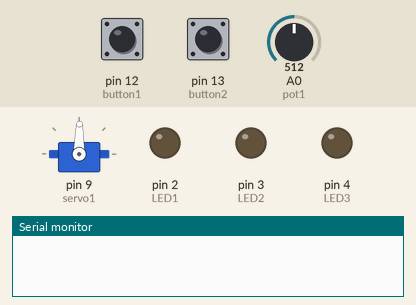
A sketch run on a simulated Arduino Uno, built with avr-gcc and run on an emulated ATmega328P. Shown: servo, output pins drawn as LEDs (lit = HIGH), the last lines printed to the serial monitor. The inputs (shaded band) are chosen by the test bench; at power-on: pin 12 (button1) LOW, A0 (pot1) = 512, pin 13 (button2) LOW.

Above: at 1.3 s.
1.4 s: pin 12 (button1) pulled HIGH for 3.2 s
At 3.2 s:
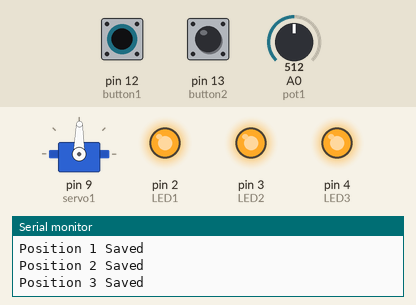
6.1 s: A0 (pot1) set to 716
At 7.5 s:
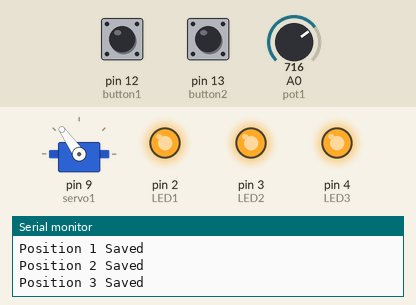
8.0 s: A0 (pot1) set to 900
At 8.7 s:
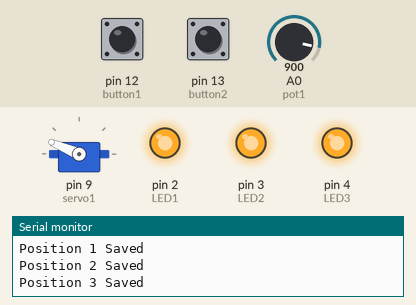
9.5 s: A0 (pot1) set to 1023
At 9.8 s:
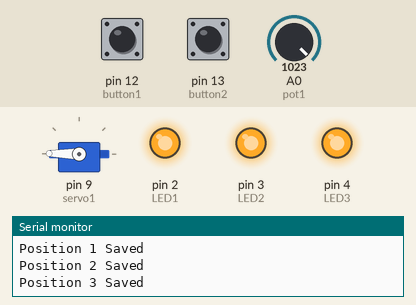
11.0 s: A0 (pot1) set to 306
At 12.2 s:
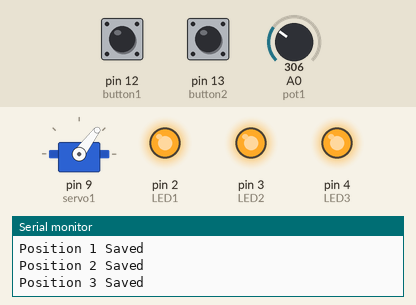
12.5 s: pin 13 (button2) pulled HIGH for 0.6 s
At 13.4 s:
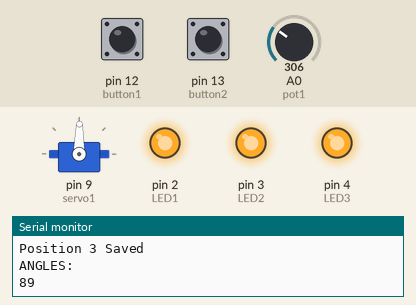
Timing chart, 0 to 15.5 s (numbered marks = the images above; inputs shaded):
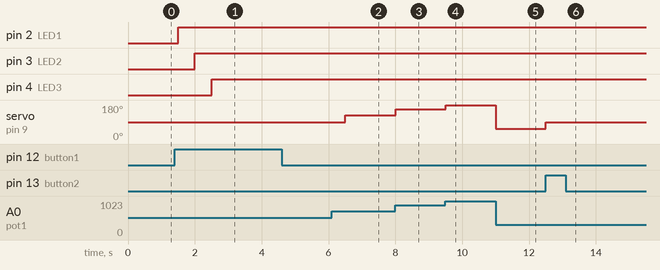

The sketch:

RoboticArmSimulation.ino
```cpp
// including the servo library.
#include <Servo.h>

// instantiating the servo.
Servo servo1;

// declaring the led pins.
const int LED1 = 2;
const int LED2 = 3;
const int LED3 = 4;

// declaring the button pins.
const int button1 = 12;
const int button2 = 13;

// declaring the potentiometer's pin.
const int pot1 = A0;

// declaring variables to hold the value if the buttons are pressed.
int button1press = 0;
boolean button2press = false;

// declaring values for the potentiometer's angles.
int pot1Val;
int pot1Angle;

// declaring initial angles for the servo.
int servo1pos[] = {1, 1, 1};

void setup() {

  // tying the servo to pin 9.
  servo1.attach(9);

  // declaring the LED's as output and BUTTONS as input.
  pinMode(LED1, OUTPUT);
  pinMode(LED2, OUTPUT);
  pinMode(LED3, OUTPUT);
  pinMode(button1, INPUT);
  pinMode(button2, INPUT);

  // initializing the serial monitor
  Serial.begin(9600);

}

// MAIN-LOOP.
void loop() {

  // reading the value from the potentiometer.
  pot1Val = analogRead(pot1);

  // map(value, fromLow, fromHigh, toLow, toHigh)
  // mapping the potentiometer value from 0 degrees to 180 degrees.
  pot1Angle = map(pot1Val, 0, 1023, 0, 179);

  // moving the servo to the desired angle.
  servo1.write(pot1Angle);

  // creating an if-statement for the amount of times the button is pressed to save each corresponding angle.
  // switch-case statements.
  if (digitalRead(button1) == HIGH){

    button1press++;
    switch(button1press){

  // cases for each angle.
  // making the LED flash when each angle is confirmed through the potentiometer.
      case 1:
        servo1pos[0] = pot1Angle;
        digitalWrite(LED1, HIGH);
        Serial.println("Position 1 Saved");
        break;

      case 2:
         servo1pos[1] = pot1Angle;
         digitalWrite(LED2, HIGH);
         Serial.println("Position 2 Saved");
         break;

      case 3:
         servo1pos[2] = pot1Angle;
         digitalWrite(LED3, HIGH);
         Serial.println("Position 3 Saved");
         break;

    }

  }

  // code to move to the 3 recorded angles if button 2 is pressed.
  if (digitalRead(button2) == HIGH){

    button2press = true;
  }

  if(button2press){

    for(int i = 0; i < 3; i++){

      servo1.write(servo1pos[i]);
      Serial.println("ANGLES: ");
      Serial.println(servo1pos[i]);
      delay(1000);


    }
  }

  delay(500);

}
```

Measured:
- after the input at 1.4 s, pin 2 (LED1): LOW → HIGH after 0.10 s; pin 3 (LED2): LOW → HIGH after 0.60 s; pin 4 (LED3): LOW → HIGH after 1.1 s
- after the input at 6.1 s, servo on pin 9 (servo1): 89° → 125° after 0.40 s
- after the input at 8.0 s, servo on pin 9 (servo1): 125° → 157° at once
- after the input at 9.5 s, servo on pin 9 (servo1): 157° → 179° at once
- after the input at 11.0 s, servo on pin 9 (servo1): 179° → 53° at once
- after the input at 12.5 s, servo on pin 9 (servo1): 53° → 89° at once
